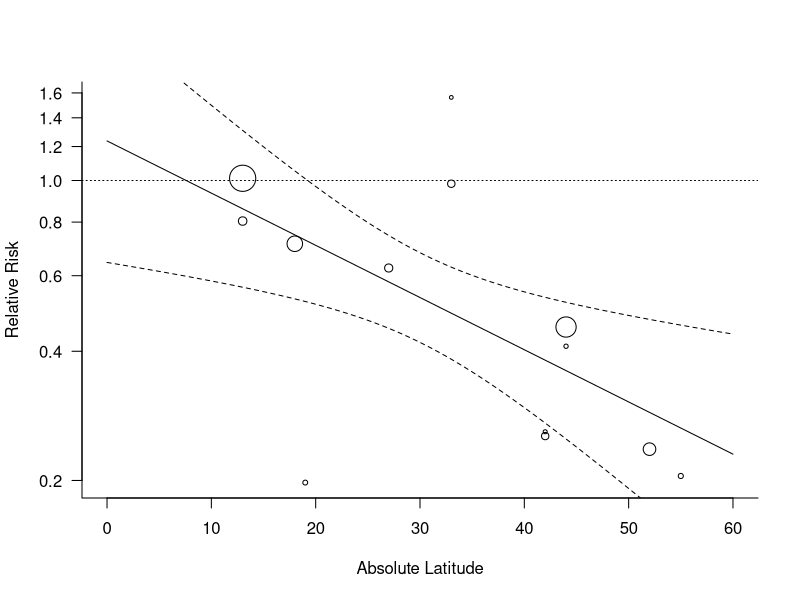

Write the R code that produced this figure.
library(metafor)

dat <- escalc(measure="RR", ai=tpos, bi=tneg, ci=cpos, di=cneg, data=dat.bcg)
# dat$sei <- sqrt(dat$vi)

### fit a mixed-effects model with two moderators (absolute latitude and publication year)
xx <- rma(yi, vi, mods=cbind(ablat, year), data=dat, measure="RR")
preds <- predict(xx, newmods = cbind(0:60, 1970), transf = exp)
wi <- 1/sqrt(dat$vi)
size <- 0.5 + 3 * (wi - min(wi))/(max(wi) - min(wi))
plot(dat$ablat, exp(dat$yi), pch = 21, cex = size,
     xlab = "Absolute Latitude", ylab = "Relative Risk",
     las = 1, bty = "l", log = "y", xlim=c(0,60))
abline(h = 1, lty = "dotted")
lines(0:60, preds$pred)
lines(0:60, preds$ci.lb, lty = "dashed")
lines(0:60, preds$ci.ub, lty = "dashed")
